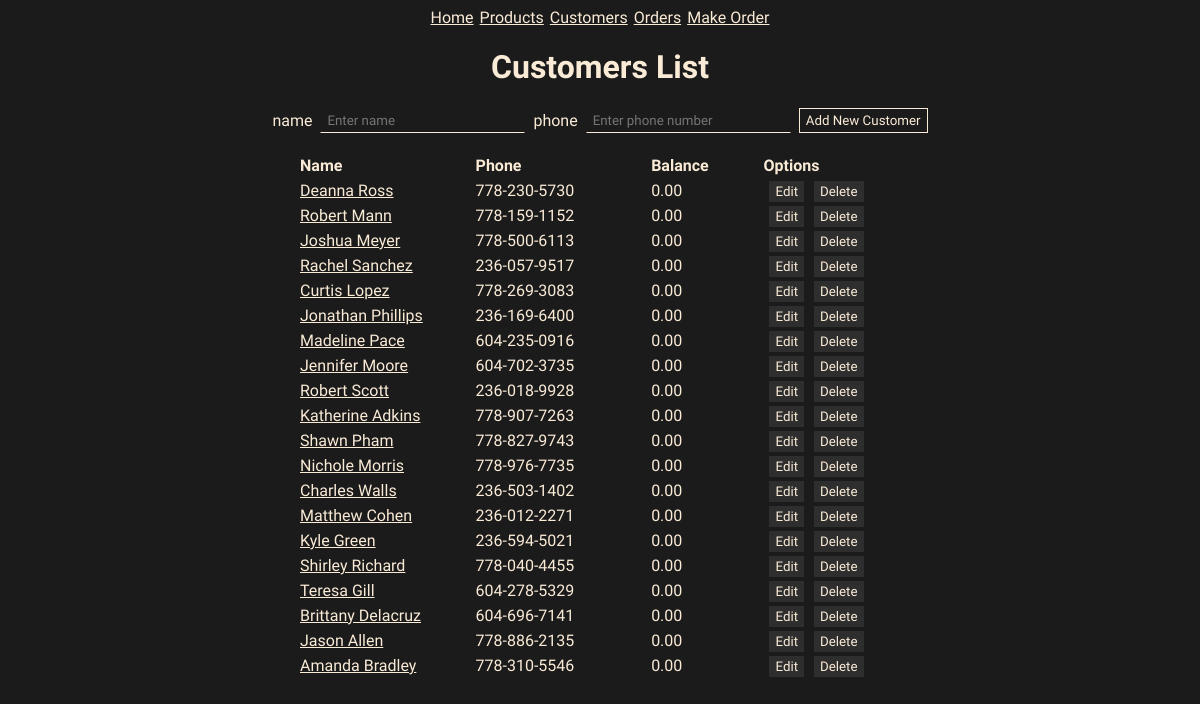
The app's page /customers/, older data.
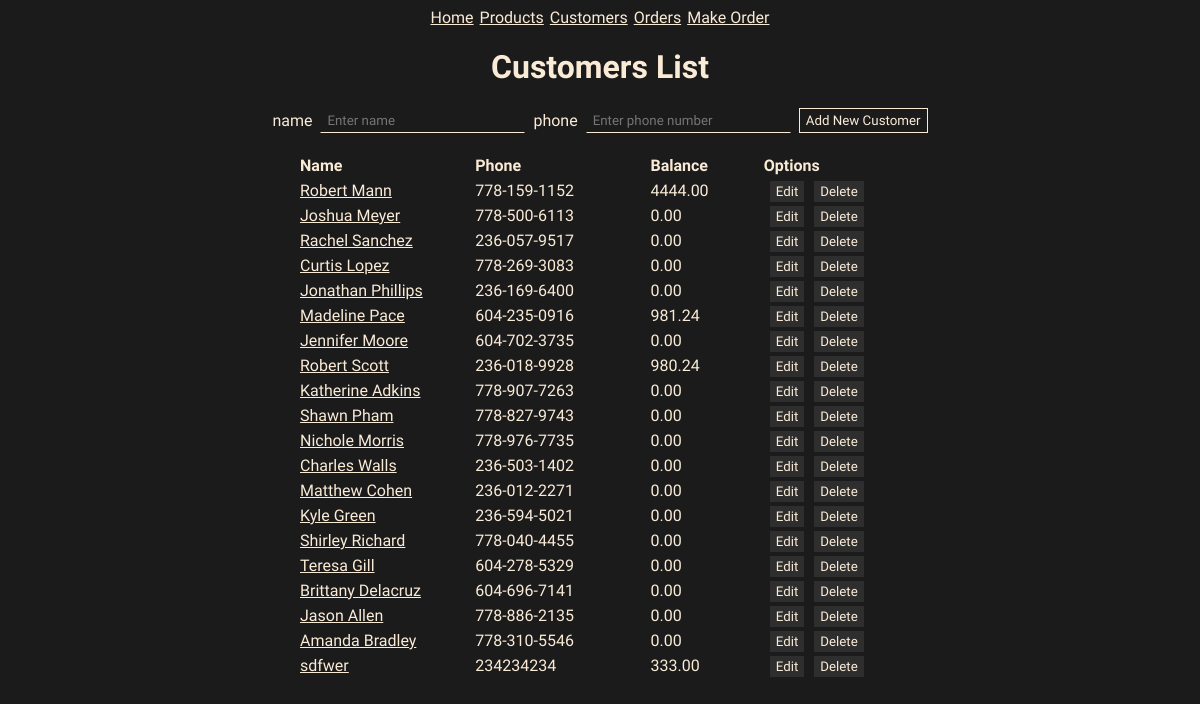
The same page, newer data.
### models.py (models this page shows)
class Customer(db.Model):
    id = mapped_column(Integer, primary_key=True)
    name = mapped_column(String(50), nullable=False, unique=True)
    phone = mapped_column(String(50), nullable=False)
    balance = mapped_column(Numeric, nullable=False, default=0)
    orders = relationship("Order", back_populates="customer")
    def to_json(self):
        self.balance = round(self.balance, 2)
        return {
            "id":self.id,
            "name":self.name,
            "phone": self.phone,
            "balance": self.balance
        }

### routes/customers.py (the view)
@customers_bp.route("/", methods=['GET', 'POST'])
def customers_list():
    if request.method == 'POST':
        name = request.form['name']
        phone =request.form['phone']
        new_customer = Customer(name=name, phone=phone)
        db.session.add(new_customer)
        db.session.commit()
        return redirect("/")
    else:
        statement = db.select(Customer).order_by(Customer.id)
        results = db.session.execute(statement)
        customers = []
        for customer in results.scalars():
            json_record = Customer.to_json(customer)
            customers.append(json_record)
        return render_template("customers.html", customers = customers)

### templates/customers.html
{% extends "base.html" %}
{% block content %}
<h1>Customers List</h1>
<div class="container">
    <form action="/customers" method="POST">
        name<input type="text" name="name" placeholder="Enter name">
        phone<input type="text" name="phone" placeholder="Enter phone number">
        <input type="submit" value="Add New Customer" class="button">
    </form>
    <table>
        <thead>
            <tr>
                <th scope="col" width="90">Name</th>
                <th scope="col" width="90">Phone</th>
                <th scope="col" width="40">Balance</th>
                <th scope="col" width="70">Options</th>
            </tr>
        </thead>
        <tbody>
            {% for customer in customers %}
            <tr>
                <td><a href="/customers/{{customer.id}}">{{ customer.name }}</a></td>
                <td>{{ customer.phone }}</td>
                <td>{{ customer.balance }}</td>
                <td>
                    <a href="/customers/update/{{customer.id}}" class="btn">Edit</a>
                    <a href="/customers/delete/{{customer.id}}" class="btn"
                        onclick="return confirm('Are you sure to delete?')">Delete</a>
                </td>
            </tr>
            {% endfor %}
        </tbody>
    </table>
</div>
{% endblock %}

Row changes from the older to the newer data that the page shows:
removed Customer: name "Deanna Ross", phone "778-230-5730", balance "0.00"
changed Customer "Robert Mann": balance "0.00" → "4444.00"
changed Customer "Madeline Pace": balance "0.00" → "981.24"
changed Customer "Robert Scott": balance "0.00" → "980.24"
added Customer: name "sdfwer", phone "234234234", balance "333.00"
